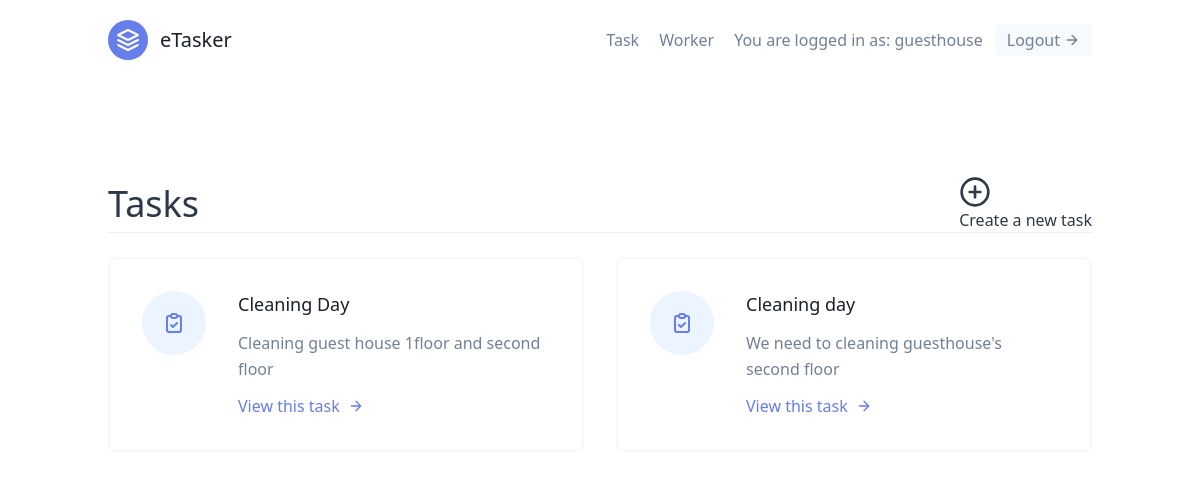
Screenshot of /tasks/ (signed in) with the database file from the repository.
### tasks/models.py (models this page shows, shortened)
class User(AbstractUser):
    is_supervisor = models.BooleanField(default=False)
    is_worker = models.BooleanField(default=True)

class Task(models.Model):
    LOCATION_CHOICES = (
        ('Elizah Hall', 'Elizah Hall'),
        ('Solomon Hall', 'Solomon Hall'),
        ('Eve Hall', 'Eve Hall'),
        ('Sarah Hall', 'Sarah Hall'),
        ('Esther Hall', 'Esther Hall'),
        ('Ruth Hall', 'Ruth Hall'),
        ('Guest House', 'Guest House'),
        ('Library', 'Library'),
        ('Cafeteria', 'Cafeteria'),
        ('IT Building', 'IT Building'),
        ('Admin Building', 'Admin Building'),
        ('Science Building', 'Science Building'),
        ('Hope Channel', 'Hope Channel'),
        ('Church', 'Church'),
        ('Other', 'Other'),
        )
    Task_CHOICES = (
        ('Assistant', 'Assistant'),
        ('Cleaning', 'Cleaning'),
        ('Church Service', 'Church Service'),
        ('Monitor', 'Monitor'),
        ('Tutoring', 'Tutoring'),
        ('Supervising', 'Supervising'),
        ('Other', 'Other'),
    )
    date_added = models.DateTimeField(auto_now_add=True)
    title = models.CharField(max_length=100)
    time = models.TimeField(auto_now=False, auto_now_add=False)
    on_date = models.DateField(null=True)
    location = models.CharField(choices=LOCATION_CHOICES, max_length=100)
    task = models.CharField(choices=Task_CHOICES, max_length=50, null=True, blank=True)
    description = models.TextField(null=True, blank=True)
    department = models.ForeignKey(UserProfile, on_delete=models.CASCADE)
    worker = models.ForeignKey('Worker', null=True, blank=True, on_delete=models.SET_NULL)

### tasks/views.py (the view)
# urls.py: path('', TaskListView.as_view(), name='task-list'),
class TaskListView(LoginRequiredMixin, ListView):
    template_name = 'tasks/task_list.html'
    context_object_name = 'tasks'
    def get_queryset(self):
        user = self.request.user
        if user.is_supervisor:
            queryset = Task.objects.filter(department=user.userprofile, worker__isnull = False)
        else:
            queryset = Task.objects.filter(department=user.worker.department, worker__isnull = False)
            queryset = queryset.filter(worker__user=user)
        return queryset
    def get_context_data(self, **kwargs):
        user = self.request.user
        context = super(TaskListView, self).get_context_data(**kwargs)
        if user.is_supervisor:
            queryset = Task.objects.filter(department=user.userprofile, worker__isnull=True)
            context.update({
                'unassigned_tasks': queryset
            })
        return context

### tasks/templates/tasks/task_list.html (shortened to what this page needs)
{% extends 'base.html' %} {% block content %}
<section class="text-gray-600 body-font">
  <div class="container px-5 py-24 mx-auto flex flex-wrap">
    <div
      class="
        w-full
        py6
        flex
        mb-6
        justify-between
        items-center
        border-b border-gray-200
      "
    >
      <div class="text-4xl text-gray-800">
        <h1>Tasks</h1>
      </div>
      {% if request.user.is_supervisor %}
      <div class="text-xl4 text-gray-800 hover:text-blue-500">
        <a href="{% url 'tasks:task-create' %}">
          <svg
            class="h-8 w-8"
            viewBox="0 0 24 24"
            fill="none"
            stroke="currentColor"
            stroke-width="2"
            stroke-linecap="round"
            stroke-linejoin="round"
          >
            <circle cx="12" cy="12" r="10" />
            <line x1="12" y1="8" x2="12" y2="16" />
            <line x1="8" y1="12" x2="16" y2="12" />
          </svg>
          Create a new task
        </a>
      </div>
      {% endif %}
    </div>
    <div class="flex flex-wrap -m-4">
      {% for task in tasks %}
      <div class="p-4 lg:w-1/2 md:w-full">
        <div
          class="
            flex
            border-2
            rounded-lg
            border-gray-200 border-opacity-50
            p-8
            sm:flex-row
            flex-col
          "
        >
          <div
            class="
              w-16
              h-16
              sm:mr-8 sm:mb-0
              mb-4
              inline-flex
              items-center
              justify-center
              rounded-full
              bg-indigo-100
              text-indigo-500
              flex-shrink-0
            "
          >
          </div>
          <div class="flex-grow">
            <h2 class="text-gray-900 text-lg title-font font-medium mb-3">
              {{ task.title }}
            </h2>
            <p class="leading-relaxed text-base">
              {{ task.description }}
            </p>
            <a href="{% url 'tasks:task-detail' task.pk %}" class="mt-3 text-indigo-500 inline-flex items-center"
              >View this task
              <svg
                fill="none"
                stroke="currentColor"
                stroke-linecap="round"
                stroke-linejoin="round"
                stroke-width="2"
                class="w-4 h-4 ml-2"
                viewBox="0 0 24 24"
              >
                <path d="M5 12h14M12 5l7 7-7 7"></path>
              </svg>
            </a>
          </div>
        </div>
      </div>
      {% endfor %}
    </div>
</div>
</section>
{% endblock content %}

### templates/navbar.html (shortened to what this page needs)
<header class="text-gray-600 body-font">
    <div class="container mx-auto flex flex-wrap p-5 flex-col md:flex-row items-center">
      <a class="flex title-font font-medium items-center text-gray-900 mb-4 md:mb-0">
        <svg xmlns="http://www.w3.org/2000/svg" fill="none" stroke="currentColor" stroke-linecap="round" stroke-linejoin="round" stroke-width="2" class="w-10 h-10 text-white p-2 bg-indigo-500 rounded-full" viewBox="0 0 24 24">
          <path d="M12 2L2 7l10 5 10-5-10-5zM2 17l10 5 10-5M2 12l10 5 10-5"></path>
        </svg>
        <span class="ml-3 text-xl">eTasker</span>
      </a>
      <nav class="md:ml-auto flex flex-wrap items-center text-base justify-center">
        {% if not request.user.is_authenticated %}
        <a href="{% url 'signup' %}" class="mr-5 hover:text-gray-900">
          Sign up</a>
        {% else %}{% if request.user.is_supervisor %}
        <a href="{% url 'tasks:task-list' %}" class="mr-5 hover:text-gray-900">Task</a>
         <a href="{% url 'workers:worker-list' %}" class="mr-5 hover:text-gray-900">Worker</a>
        {% endif %}
        {% endif %}
      </nav>
      {% if request.user.is_authenticated %}
       You are logged in as: {{ request.user.username }}
       <a href="{% url 'logout' %}?next=/ " class="ml-3 inline-flex items-center bg-gray-100 border-0 py-1 px-3 focus:outline-none hover:bg-gray-200 rounded text-base mt-4 md:mt-0">
         Logout
        <svg fill="none" stroke="currentColor" stroke-linecap="round" stroke-linejoin="round" stroke-width="2" class="w-4 h-4 ml-1" viewBox="0 0 24 24">
          <path d="M5 12h14M12 5l7 7-7 7"></path>
        </svg>
        </a>
      {% endif %}
    </div>
  </header>

### rows the page displays
User: user.username "guesthouse"
Task: title "Cleaning Day", description "Cleaning guest house 1floor and second floor"
Task: title "Cleaning day", description "We need to cleaning guesthouse's second floor"
